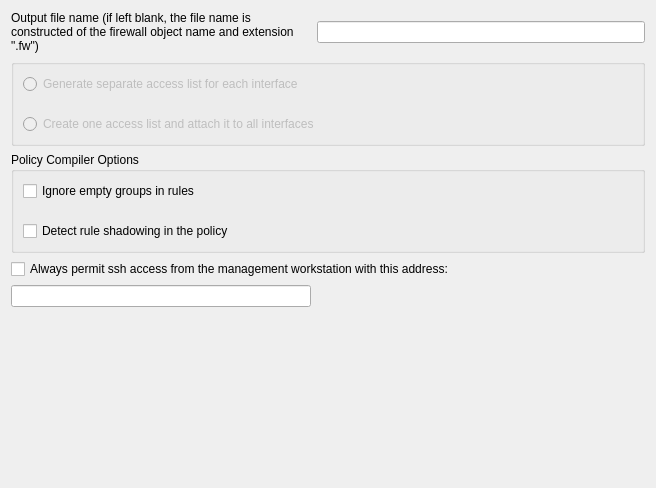
     <widget class="QWidget" name="compiler_tab">
      <attribute name="title">
       <string>Compiler Options</string>
      </attribute>
      <layout class="QGridLayout" name="gridLayout_9">
       <item row="0" column="0">
        <widget class="QLabel" name="textLabel1_5">
         <property name="sizePolicy">
          <sizepolicy hsizetype="Expanding" vsizetype="Preferred">
           <horstretch>0</horstretch>
           <verstretch>0</verstretch>
          </sizepolicy>
         </property>
         <property name="text">
          <string>Output file name (if left blank, the file name is constructed of the firewall object name and extension &quot;.fw&quot;)</string>
         </property>
         <property name="alignment">
          <set>Qt::AlignmentFlag::AlignVCenter</set>
         </property>
         <property name="wordWrap">
          <bool>true</bool>
         </property>
        </widget>
       </item>
       <item row="0" column="1">
        <widget class="QLineEdit" name="outputFileName">
         <property name="minimumSize">
          <size>
           <width>300</width>
           <height>0</height>
          </size>
         </property>
         <property name="maximumSize">
          <size>
           <width>32767</width>
           <height>22</height>
          </size>
         </property>
        </widget>
       </item>
       <item row="1" column="0" colspan="2">
        <widget class="QGroupBox" name="groupBox">
         <property name="enabled">
          <bool>false</bool>
         </property>
         <property name="title">
          <string/>
         </property>
         <layout class="QGridLayout" name="gridLayout_4">
          <property name="verticalSpacing">
           <number>20</number>
          </property>
          <item row="0" column="0">
           <widget class="QRadioButton" name="separate_acls_for_interfaces">
            <property name="toolTip">
             <string>Compiler creates multiple access lists from the same policy,
two for each interface: one for inbound and another for
outbound. If the policy is written in a such way that no rule
can possibly be associated with an interface, this interface
gets no access list at all. Also, interfaces marked as
&quot;unprotected&quot; never get access list regardless of how the policy
rules are designed.
</string>
            </property>
            <property name="text">
             <string>Generate separate access list for each interface</string>
            </property>
           </widget>
          </item>
          <item row="1" column="0">
           <widget class="QRadioButton" name="one_acl_for_all_interfaces">
            <property name="toolTip">
             <string>Compiler creates one access list and assigns it to all
interfaces.
</string>
            </property>
            <property name="text">
             <string>Create one access list and attach it to all interfaces</string>
            </property>
           </widget>
          </item>
         </layout>
        </widget>
       </item>
       <item row="2" column="0" colspan="2">
        <widget class="QGroupBox" name="frame114">
         <property name="sizePolicy">
          <sizepolicy hsizetype="Expanding" vsizetype="Preferred">
           <horstretch>0</horstretch>
           <verstretch>0</verstretch>
          </sizepolicy>
         </property>
         <property name="title">
          <string>Policy Compiler Options</string>
         </property>
         <property name="flat">
          <bool>false</bool>
         </property>
         <property name="checkable">
          <bool>false</bool>
         </property>
         <layout class="QGridLayout" name="gridLayout_6">
          <property name="verticalSpacing">
           <number>20</number>
          </property>
          <item row="0" column="0">
           <widget class="QCheckBox" name="procurve_acl_ignore_empty_groups">
            <property name="toolTip">
             <string>If the option is deactivated, compiler treats empty groups as an error and aborts processing the policy. If this option is activated, compiler removes all empty groups from all rule elements. If rule element becomes 'any' after the last empty group has been removed, the whole rule will be ignored. Use this option only if you fully understand how it works!</string>
            </property>
            <property name="text">
             <string>Ignore empty groups in rules</string>
            </property>
           </widget>
          </item>
          <item row="1" column="0">
           <widget class="QCheckBox" name="procurve_acl_check_shadowing">
            <property name="toolTip">
             <string>Shadowing happens because a rule is a superset of a subsequent rule and any packets potentially matched by the subsequent rule have already been matched by the prior rule.</string>
            </property>
            <property name="text">
             <string>Detect rule shadowing in the policy</string>
            </property>
           </widget>
          </item>
         </layout>
        </widget>
       </item>
       <item row="3" column="0" colspan="2">
        <widget class="QCheckBox" name="mgmt_ssh">
         <property name="text">
          <string>Always permit ssh access from the management workstation with this address:</string>
         </property>
         <property name="checkable">
          <bool>true</bool>
         </property>
         <property name="checked">
          <bool>false</bool>
         </property>
        </widget>
       </item>
       <item row="4" column="0">
        <widget class="QLineEdit" name="mgmt_addr">
         <property name="sizePolicy">
          <sizepolicy hsizetype="Expanding" vsizetype="Fixed">
           <horstretch>0</horstretch>
           <verstretch>0</verstretch>
          </sizepolicy>
         </property>
         <property name="minimumSize">
          <size>
           <width>300</width>
           <height>0</height>
          </size>
         </property>
         <property name="maximumSize">
          <size>
           <width>32767</width>
           <height>22</height>
          </size>
         </property>
        </widget>
       </item>
       <item row="4" column="1">
        <spacer name="horizontalSpacer_2">
         <property name="orientation">
          <enum>Qt::Orientation::Horizontal</enum>
         </property>
         <property name="sizeHint" stdset="0">
          <size>
           <width>328</width>
           <height>20</height>
          </size>
         </property>
        </spacer>
       </item>
       <item row="5" column="0">
        <spacer>
         <property name="orientation">
          <enum>Qt::Orientation::Vertical</enum>
         </property>
         <property name="sizeType">
          <enum>QSizePolicy::Policy::Expanding</enum>
         </property>
         <property name="sizeHint" stdset="0">
          <size>
           <width>20</width>
           <height>170</height>
          </size>
         </property>
        </spacer>
       </item>
      </layout>
     </widget>
